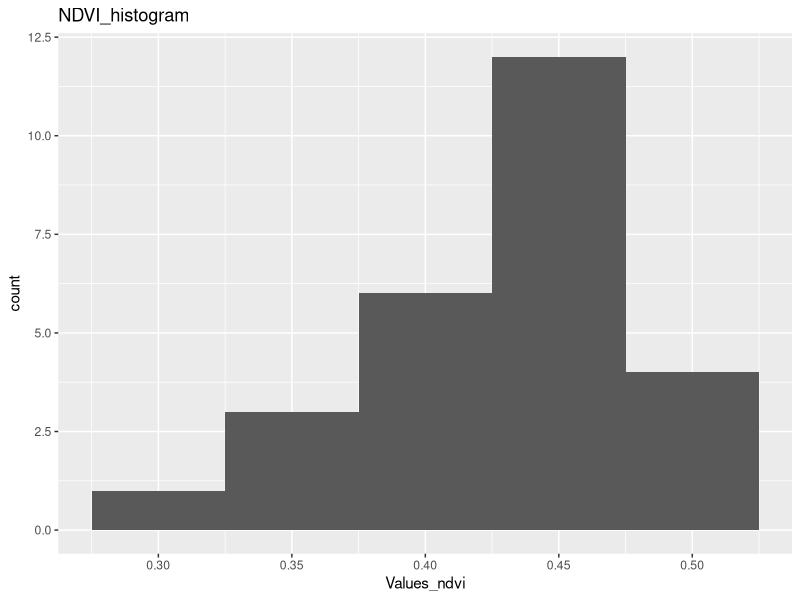
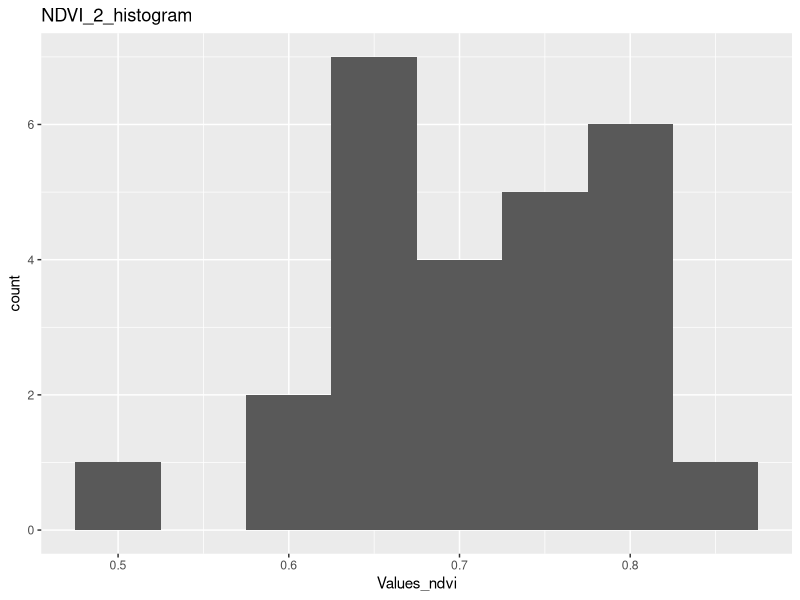

These figures' R source, in order:
library(readr)
library(ggplot2) 
library(dslabs)
library(dplyr)

ndvi1<- read_csv("NDVI_kiwi_guzzon_csv.csv")
ndvi2<- read_csv("NDVI_kiwi_le_ferriere_csv.csv")

ndvi1$Ndvi <- gsub(",", ".", ndvi1$Ndvi ) # so that R recognizes number in NDVI $ ndvi
ndvi1$Ndvi  <- as.numeric(ndvi1$Ndvi )
stat_ndvi1<- summary(ndvi1$Ndvi) # basic stats ndvi1

ndvi1 %>% ggplot(aes(x=Ndvi)) + 
  geom_histogram(binwidth=0.05) + 
  xlab("Values_ndvi") + 
  ggtitle("NDVI_histogram") # we need a small binwidth in order to see the values

ndvi2$Ndvi <- gsub(",", ".", ndvi2$Ndvi ) 
ndvi2$Ndvi  <- as.numeric(ndvi2$Ndvi )
stat_ndvi2<- summary(ndvi2$Ndvi) # basic stats ndvi2

ndvi2 %>% ggplot(aes(x=Ndvi)) + 
  geom_histogram(binwidth=0.05) + 
  xlab("Values_ndvi") + 
  ggtitle("NDVI_2_histogram")

Shapiro_ndvi1<- shapiro.test(ndvi1$Ndvi)
Shapiro_ndvi2<- shapiro.test(ndvi2$Ndvi)

ifelse(Shapiro_ndvi1$p.value< 0.05, print("not normal distribution"), print("normal distribution"))

ifelse(Shapiro_ndvi2$p.value< 0.05, print("not normal distribution"), print("normal distribution"))
